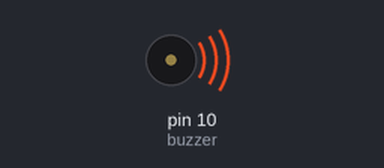
Recording of a sketch running on a simulated Arduino Uno, built with avr-gcc and run on an emulated ATmega328P. Parts: buzzer (waves = sounding).

Above: at 1.0 s.
Timing chart, 0 to 18.2 s (numbered marks = the images above):
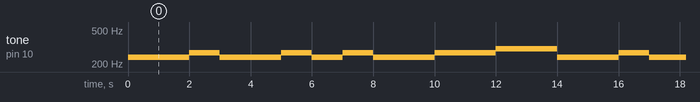

The sketch:

songwithbuzzer.ino
```cpp
const int buzzer = 10;


const int sa = 240 ;
const int re = 270 ;
const int ga = 300 ;
const int ma = 320 ;
const int pa = 360 ;
const int da =  400 ;
const int ni =  450 ;
const int SA = 480 ;


int notes[] = {
  sa , sa , re , sa, sa , re , sa ,
  re , sa , sa , re, re , ga , ga ,
  ma , ma

};

int duration[] = {
1000 ,1000 ,1000 ,1000 ,1000 ,1000 ,1000 ,
1000 ,1000 ,1000 ,1000 ,1000 ,1000 ,1000 ,
1000 ,1000
};

void setup() {


}

void loop() {
   for (int i=0;i<14;i++){
  int wait = duration[i] ;
  tone(buzzer,notes[i],wait);
  delay(wait);}


}
```

Measured:
- by itself, tone on pin 10 (buzzer): repeats every 14.0 s: 270 Hz 1.0 s, 240 Hz 2.0 s, 270 Hz 1.0 s, 240 Hz 1.0 s, 270 Hz 1.0 s, 240 Hz 2.0 s, 270 Hz 2.0 s, 300 Hz 2.0 s, 240 Hz 2.0 s
